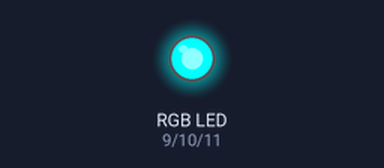
This sketch was run on a simulated Arduino Uno, built with avr-gcc and run on an emulated ATmega328P. On the bench: an RGB LED mixed from three pins (HIGH = lit).

Above: at 0.05 s.
At 0.65 s:
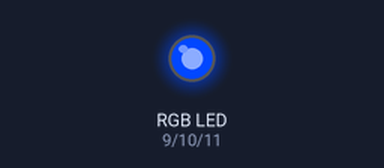
At 1.25 s:
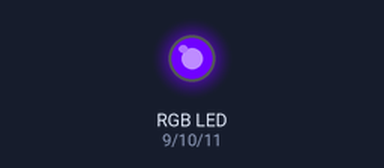
At 2.45 s:
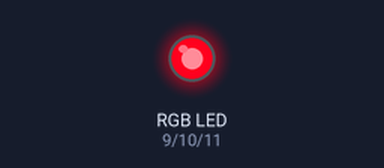
At 3.65 s:
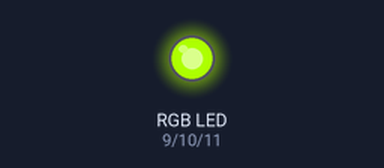
At 4.85 s:
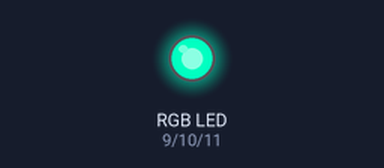
Timing chart, 0 to 6.6 s (numbered marks = the images above):
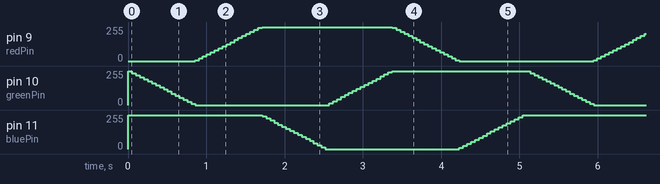

The sketch:

003-RGB-SMD.ino
```cpp
/**
 * 001 - RGB
 * sketch tratto dal mio 285
 *
 * https://github.com/zmaker/arduino_cookbook/blob/master/285-HSV_2_RGB/hsv-rgb/hsv-rgb.ino
 *
 * https://en.wikipedia.org/wiki/HSL_and_HSV
 */

int redPin = 9;
int greenPin = 10;
int bluePin = 11;

float col[3];
float hue = 0.0;

void setup() {
  pinMode(redPin, OUTPUT);
  pinMode(greenPin, OUTPUT);
  pinMode(bluePin, OUTPUT);
}

void loop() {
  setColor(hsv2rgb(hue, 1.0, 1.0, col));
  delay(50);
  hue += 0.01;
  if (hue >= 1.0) hue = 0.0;
}

void setColor(float *rgb) {
  analogWrite(redPin, (int)((1.0 - rgb[0]) * 255));
  analogWrite(greenPin, (int)((1.0 - rgb[1]) * 255));
  analogWrite(bluePin, (int)((1.0 - rgb[2]) * 255));
}

// HSV->RGB conversion based on GLSL version
// expects hsv channels defined in 0.0 .. 1.0 interval
float fract(float x) { return x - int(x); }

float mix(float a, float b, float t) { return a + (b - a) * t; }

float step(float e, float x) { return x < e ? 0.0 : 1.0; }

float* hsv2rgb(float h, float s, float b, float* rgb) {
  rgb[0] = b * mix(1.0, constrain(abs(fract(h + 1.0) * 6.0 - 3.0) - 1.0, 0.0, 1.0), s);
  rgb[1] = b * mix(1.0, constrain(abs(fract(h + 0.6666666) * 6.0 - 3.0) - 1.0, 0.0, 1.0), s);
  rgb[2] = b * mix(1.0, constrain(abs(fract(h + 0.3333333) * 6.0 - 3.0) - 1.0, 0.0, 1.0), s);
  return rgb;
}

float* rgb2hsv(float r, float g, float b, float* hsv) {
  float s = step(b, g);
  float px = mix(b, g, s);
  float py = mix(g, b, s);
  float pz = mix(-1.0, 0.0, s);
  float pw = mix(0.6666666, -0.3333333, s);
  s = step(px, r);
  float qx = mix(px, r, s);
  float qz = mix(pw, pz, s);
  float qw = mix(r, px, s);
  float d = qx - min(qw, py);
  hsv[0] = abs(qz + (qw - py) / (6.0 * d + 1e-10));
  hsv[1] = d / (qx + 1e-10);
  hsv[2] = qx;
  return hsv;
}
```
